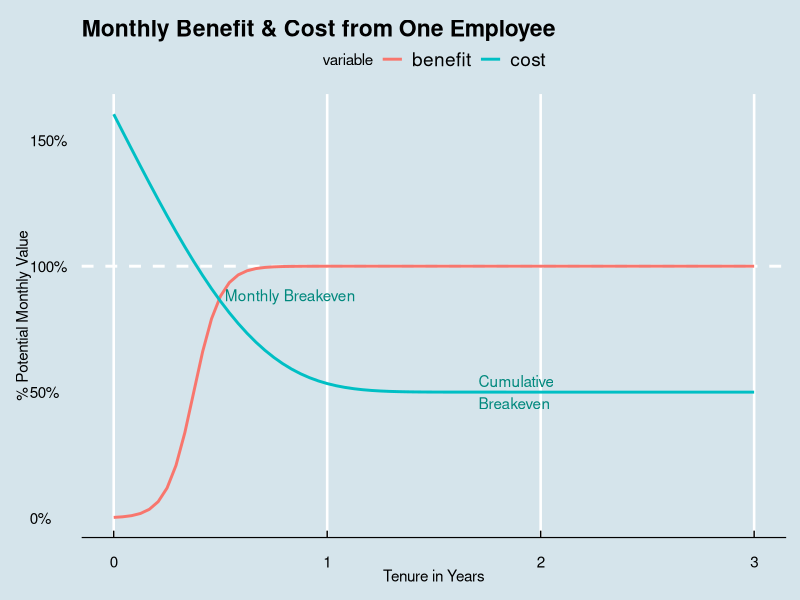

Reproduce this figure in R.
library(reshape)
library(ggplot2)
library(ggthemes)
library(scales)

max.yrs <- 3		# max number of years to show on plot
max.benefit <- 1.5	# year at which employee delivers fully-trained value (asymptote) 

cost.ramp <- 1.5	# higher numbers speed up time before costs = salary
cost.scale <- 3		# higher numbers increase height of original training costs
salary <- 0.5		# monthly salary as a percent of fully trained value delivered to company
pts.yr <- 24		# how many points per year

# set up data frame with time series in months
emp.value <- as.data.frame(0:(max.yrs*pts.yr)/pts.yr)
names(emp.value)<- "tenure.yrs"

# set up benefit function, modeled as a sigmoid
emp.value$benefit <- 1/(1+exp(-(emp.value$tenure.yrs/max.benefit*pts.yr-6)))

# set up cost function, modeled as a gompertz
emp.value$cost <- exp(-exp(cost.ramp * emp.value$tenure.yrs)) * cost.scale + salary

# calc breakeven points
be.mon.id <- which.max((emp.value$benefit - emp.value$cost)>0)
be.mon <- emp.value$tenure.yrs[be.mon.id]
be.cume.id <- which.max(cumsum(emp.value$benefit - emp.value$cost)>0)
be.cume <- emp.value$tenure.yrs[be.cume.id]

writeLines(sprintf("At this rate net benefit begins at year %.2f, breakeven at year %.2f", be.mon, be.cume))

# plot time vs. monthly cost, benefit
fig1<-ggplot(data=melt(emp.value, id.vars="tenure.yrs"), aes(x=tenure.yrs, y=value, col=variable)) +
	geom_hline(yintercept=1, size=1, linetype="dashed", col="white") +
	geom_line(size=1) +
	annotate("text", 
			 x=emp.value$tenure.yrs[be.mon.id]+0.02, 
			 y=emp.value$cost[be.mon.id], 
			 color=economist_pal()(6)[6], 
			 label="Monthly Breakeven",
			 hjust=0, vjust=0) +
	annotate("text", 
			 x=emp.value$tenure.yrs[be.cume.id], 
			 y=emp.value$cost[be.cume.id], 
			 color=economist_pal()(6)[6], 
			 label="Cumulative\nBreakeven",
			 hjust=0) +
	scale_y_continuous(labels = percent) +
	theme_economist(horizontal=FALSE) +
	# scale_colour_economist(name="") + 
	labs(title="Monthly Benefit & Cost from One Employee", 
		 x="Tenure in Years", 
		 y="% Potential Monthly Value") 

# png("figure_1.png")
print(fig1)
# dev.off()
